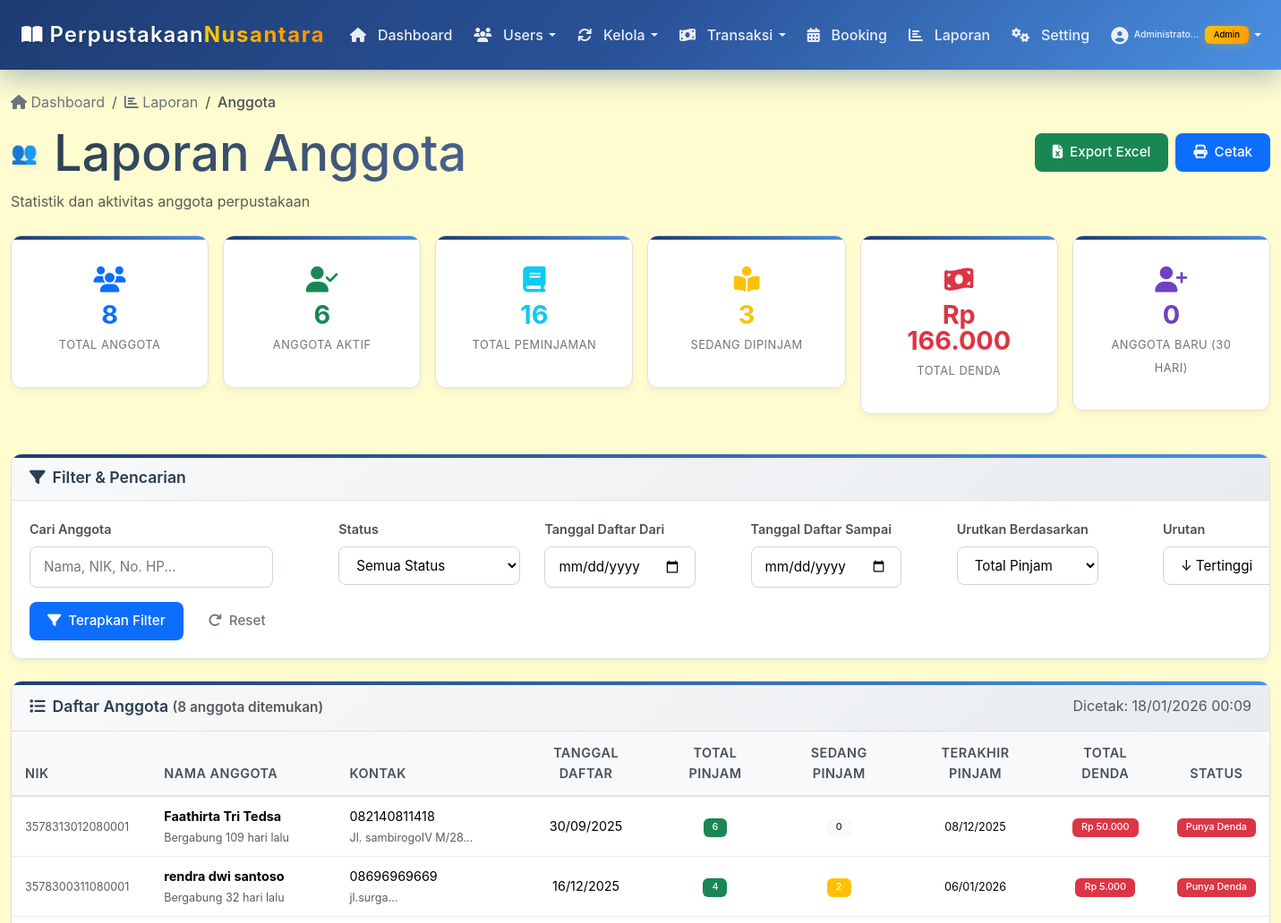
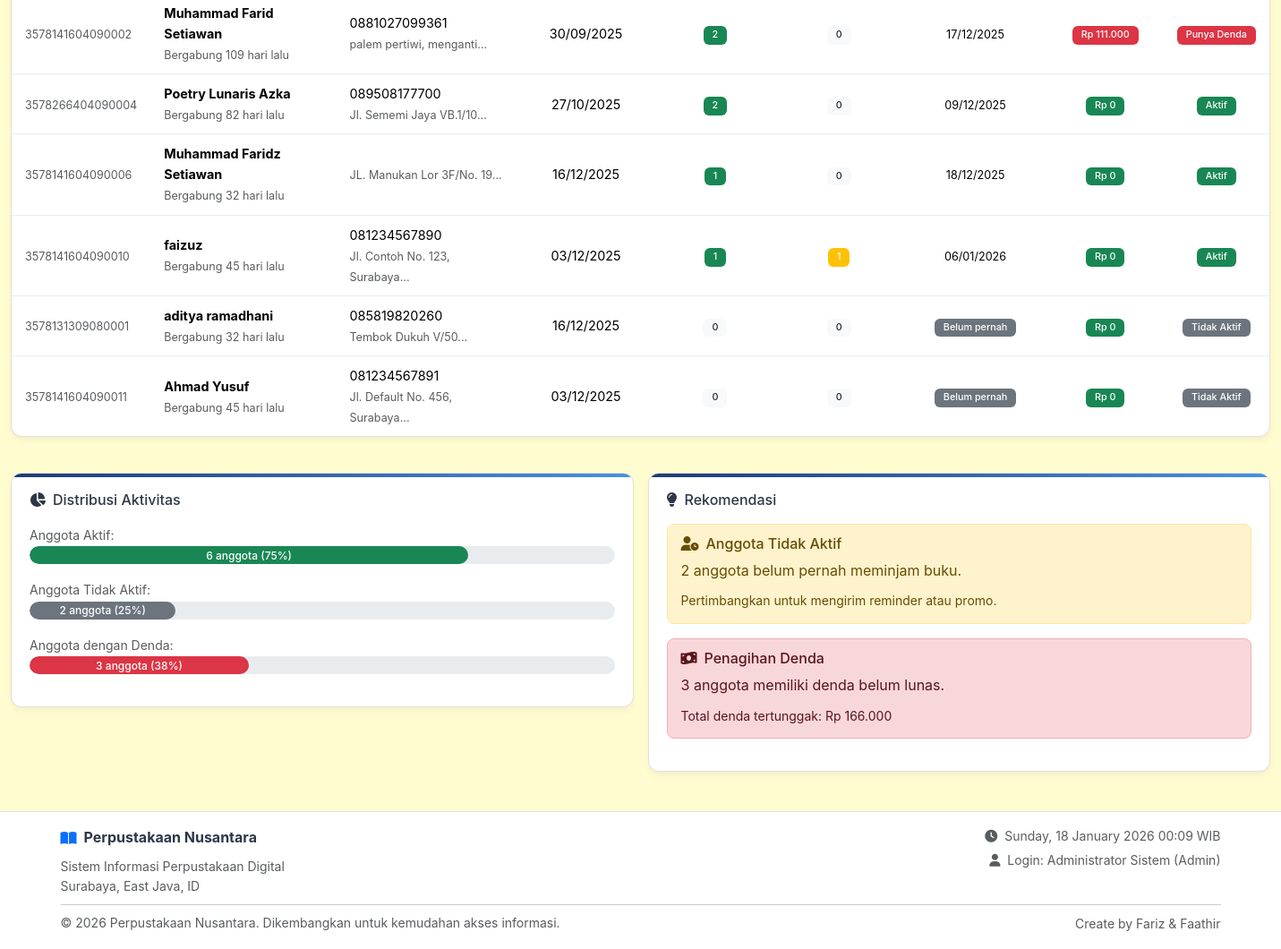
/admin/laporan/anggota.php (signed in), run on the app's committed database (2 pictures, top to bottom).
### tables this page shows
CREATE TABLE `anggota` (
  `nik` varchar(20) NOT NULL,
  `nama` varchar(100) NOT NULL,
  `no_hp` varchar(15) DEFAULT NULL,
  `alamat` text NOT NULL,
  `created_at` timestamp NOT NULL DEFAULT current_timestamp(),
  `user_id` int(11) DEFAULT NULL
);

### admin/laporan/anggota.php (the view, shortened to what the rows shown need)
<?php
require_once '../../includes/functions.php';
include '../../config/database.php';
$filter = [
    'search' => $_GET['search'] ?? '',
    'status' => $_GET['status'] ?? '',
    'sort_by' => $_GET['sort_by'] ?? 'total_pinjam',
    'sort_order' => $_GET['sort_order'] ?? 'desc',
    'limit' => $_GET['limit'] ?? 50,
    'tgl_daftar_dari' => $_GET['tgl_daftar_dari'] ?? '',
    'tgl_daftar_sampai' => $_GET['tgl_daftar_sampai'] ?? ''
];
$where = [];
$params = [];
$where_clause = $where ? "WHERE " . implode(" AND ", $where) : "";
$query = "
    SELECT
        a.nik,
        a.nama,
        a.no_hp,
        a.alamat,
        DATE(a.created_at) as tanggal_daftar,
        DATEDIFF(CURDATE(), a.created_at) as hari_bergabung,
        COALESCE(COUNT(DISTINCT p.id_peminjaman), 0) as total_pinjam,
        COALESCE(SUM(CASE WHEN p.status = 'dipinjam' THEN 1 ELSE 0 END), 0) as sedang_dipinjam,
        COALESCE(SUM(CASE WHEN p.status = 'dikembalikan' THEN 1 ELSE 0 END), 0) as sudah_kembali,
        COALESCE(SUM(pg.denda), 0) as total_denda,
        COALESCE(SUM(CASE WHEN pg.denda > 0 THEN 1 ELSE 0 END), 0) as total_denda_transaksi,
        MAX(p.tanggal_pinjam) as terakhir_pinjam
    FROM anggota a
    LEFT JOIN peminjaman p ON a.nik = p.nik
    LEFT JOIN pengembalian pg ON p.id_peminjaman = pg.id_peminjaman
    $where_clause
    GROUP BY a.nik, a.nama, a.no_hp, a.alamat, a.created_at
    ORDER BY {$filter['sort_by']} {$filter['sort_order']}
    LIMIT ?
";
$params[] = (int)$filter['limit'];
$stmt = $conn->prepare($query);
$stmt->execute($params);
$members = $stmt->fetchAll();
include '../../includes/header.php';
?>
<div class="container-fluid py-4">
    <div class="d-flex justify-content-between align-items-center mb-4">
        <div>
            <h1 class="h3 mb-2 title-container">
                <span class="logo-emoji">👥</span>
                <span class="title-gradient">Laporan Anggota</span>
            </h1>
        </div>
    </div>
    <div class="modern-card">
        <div class="card-body p-0">
            <?php if (empty($members)): ?>
                <div class="text-center py-5">
                    <i class="fas fa-user-slash fa-3x text-muted mb-3"></i>
                    <h5 class="text-muted">Tidak ada anggota ditemukan</h5>
                    <p class="text-muted">Coba ubah kriteria pencarian</p>
                </div>
            <?php else: ?>
                <div class="table-responsive">
                    <table class="table table-modern mb-0">
                        <thead>
                            <tr>
                                <th>NIK</th>
                                <th>Nama Anggota</th>
                                <th>Kontak</th>
                                <th class="text-center">Tanggal Daftar</th>
                                <th class="text-center">Total Pinjam</th>
                                <th class="text-center">Sedang Pinjam</th>
                                <th class="text-center">Terakhir Pinjam</th>
                                <th class="text-center">Total Denda</th>
                                <th class="text-center">Status</th>
                            </tr>
                        </thead>
                        <tbody>
                            <?php foreach ($members as $member): ?>
                                <tr>
                                    <td>
                                        <small class="text-muted"><?= htmlspecialchars($member['nik']) ?></small>
                                    </td>
                                    <td>
                                        <strong><?= htmlspecialchars($member['nama']) ?></strong>
                                        <br>
                                        <small class="text-muted">Bergabung <?= $member['hari_bergabung'] ?> hari lalu</small>
                                    </td>
                                    <td>
                                        <div><?= htmlspecialchars($member['no_hp'] ?? '-') ?></div>
                                        <small class="text-muted"><?= htmlspecialchars(substr($member['alamat'], 0, 30)) ?>...</small>
                                    </td>
                                    <td class="text-center">
                                        <?= date('d/m/Y', strtotime($member['tanggal_daftar'])) ?>
                                    </td>
                                    <td class="text-center">
                                        <?php if ($member['total_pinjam'] > 0): ?>
                                            <span class="badge bg-success"><?= $member['total_pinjam'] ?></span>
                                        <?php else: ?>
                                            <span class="badge bg-light text-dark">0</span>
                                        <?php endif; ?>
                                    </td>
                                    <td class="text-center">
                                        <?php if ($member['sedang_dipinjam'] > 0): ?>
                                            <span class="badge bg-warning"><?= $member['sedang_dipinjam'] ?></span>
                                        <?php else: ?>
                                            <span class="badge bg-light text-dark">0</span>
                                        <?php endif; ?>
                                    </td>
                                    <td class="text-center">
                                        <?php if ($member['terakhir_pinjam']): ?>
                                            <small><?= date('d/m/Y', strtotime($member['terakhir_pinjam'])) ?></small>
                                        <?php else: ?>
                                            <span class="badge bg-secondary">Belum pernah</span>
                                        <?php endif; ?>
                                    </td>
                                    <td class="text-center">
                                        <?php if ($member['total_denda'] > 0): ?>
                                            <span class="badge bg-danger" title="Dari <?= $member['total_denda_transaksi'] ?> transaksi">
                                                <?= formatRupiah($member['total_denda']) ?>
                                            </span>
                                        <?php else: ?>
                                            <span class="badge bg-success">Rp 0</span>
                                        <?php endif; ?>
                                    </td>
                                    <td class="text-center">
                                        <?php if ($member['total_pinjam'] == 0): ?>
                                            <span class="badge bg-secondary">Tidak Aktif</span>
                                        <?php elseif ($member['hari_bergabung'] <= 30): ?>
                                            <span class="badge bg-info">Baru</span>
                                        <?php elseif ($member['total_denda'] > 0): ?>
                                            <span class="badge bg-danger">Punya Denda</span>
                                        <?php else: ?>
                                            <span class="badge bg-success">Aktif</span>
                                        <?php endif; ?>
                                    </td>
                                </tr>
                            <?php endforeach; ?>
                        </tbody>
                    </table>
                </div>
            <?php endif; ?>
        </div>
    </div>
</div>
<?php include '../../includes/footer.php'; ?>

### data on the page
anggota: nik "3578313012080001", nama "Faathirta Tri Tedsa", hari_bergabung "109", no_hp "082140811418", alamat "Jl. sambirogoIV M/28", tanggal_daftar "30/09/2025", total_pinjam "6", terakhir_pinjam "08/12/2025", total_denda "Rp 50.000", shows "Punya Denda"
anggota: nik "3578300311080001", nama "rendra dwi santoso", hari_bergabung "32", no_hp "08696969669", alamat "jl.surga", tanggal_daftar "16/12/2025", total_pinjam "4", sedang_dipinjam "2", terakhir_pinjam "06/01/2026", total_denda "Rp 5.000", shows "Punya Denda"
anggota: nik "3578141604090002", nama "Muhammad Farid Setiawan", hari_bergabung "109", no_hp "0881027099361", alamat "palem pertiwi, menganti", tanggal_daftar "30/09/2025", total_pinjam "2", terakhir_pinjam "17/12/2025", total_denda "Rp 111.000", shows "Punya Denda"
anggota: nik "3578266404090004", nama "Poetry Lunaris Azka", hari_bergabung "82", no_hp "089508177700", alamat "Jl. Sememi Jaya VB.1/10", tanggal_daftar "27/10/2025", total_pinjam "2", terakhir_pinjam "09/12/2025", shows "Rp 0", shows "Aktif"
anggota: nik "3578141604090006", nama "Muhammad Faridz Setiawan", hari_bergabung "32", alamat "JL. Manukan Lor 3F/No. 19", tanggal_daftar "16/12/2025", total_pinjam "1", terakhir_pinjam "18/12/2025", shows "Rp 0", shows "Aktif"
anggota: nik "3578141604090010", nama "faizuz", hari_bergabung "45", no_hp "081234567890", alamat "Jl. Contoh No. 123, Surabaya", tanggal_daftar "03/12/2025", total_pinjam "1", sedang_dipinjam "1", terakhir_pinjam "06/01/2026", shows "Rp 0", shows "Aktif"
anggota: nik "3578131309080001", nama "aditya ramadhani", hari_bergabung "32", no_hp "085819820260", alamat "Tembok Dukuh V/50", tanggal_daftar "16/12/2025", shows "Belum pernah", shows "Rp 0", shows "Tidak Aktif"
anggota: nik "3578141604090011", nama "Ahmad Yusuf", hari_bergabung "45", no_hp "081234567891", alamat "Jl. Default No. 456, Surabaya", tanggal_daftar "03/12/2025", shows "Belum pernah", shows "Rp 0", shows "Tidak Aktif"

### other printed values
strlen($nama) > 12 ? substr($nama, 0, 12) . '...' : $nama "Administrato..."
$badge_text "Admin"
$stats['total_anggota'] "8"
$stats['anggota_aktif'] "6"
$stats['total_pinjam'] "16"
$stats['sedang_dipinjam'] "3"
formatRupiah($stats['total_denda']) "Rp 166.000"
$stats['anggota_baru'] "0"
count($members) "8"
$active_count "6"
$active_count / count($members) * 100 "75"
$inactive_count "2"
$inactive_count / count($members) * 100 "25"
$fine_count "3"
$fine_count / count($members) * 100 "38"
